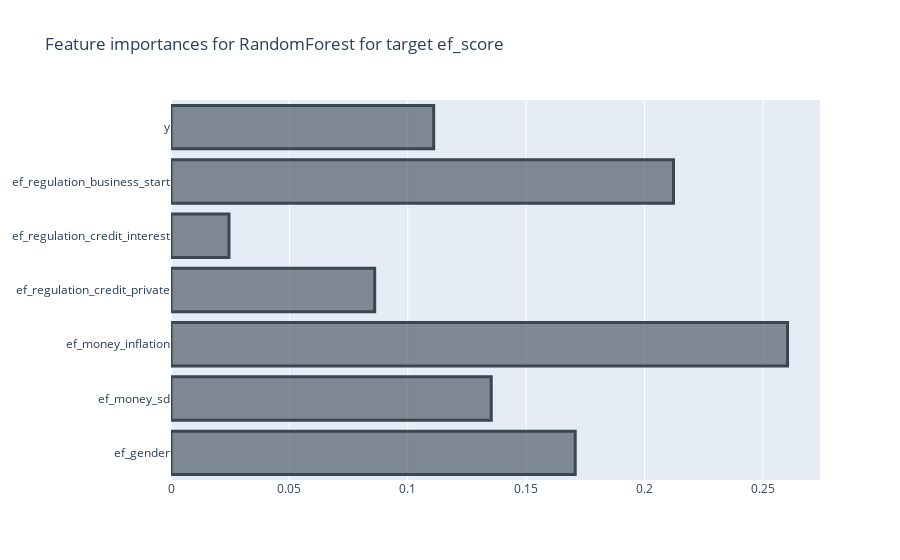
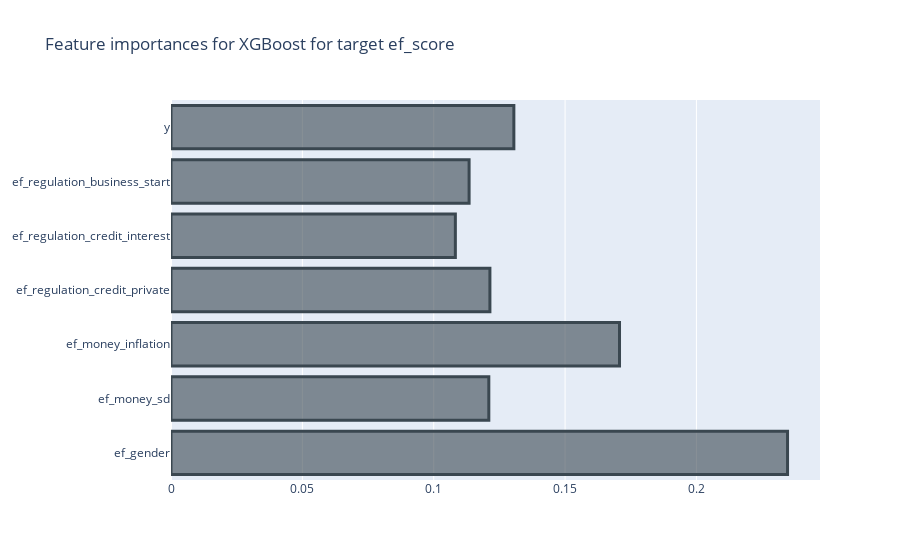
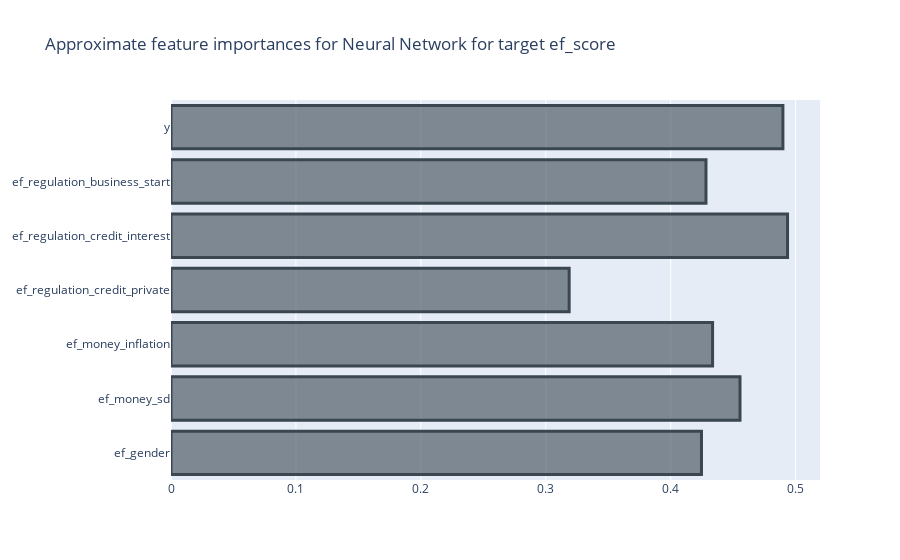
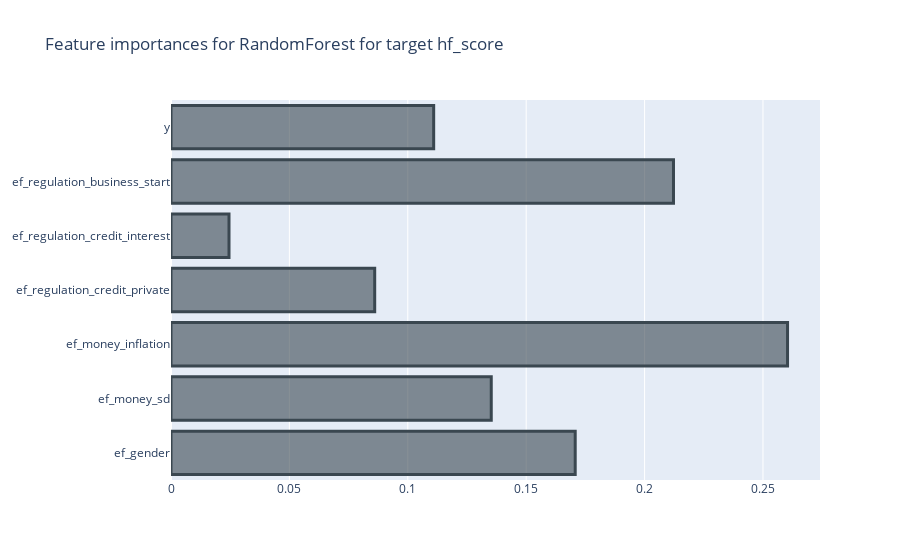

Notebook cell for these charts, in order:
### Code cell
skf = StratifiedKFold(n_splits=5)

# With stratified sampling
best_models_rf_stratified, best_models_xgb_stratified, best_models_nn_stratified = model(X_strat_train, X_strat_test, y_strat_train, y_strat_test, selected_features_dict_stratified, cv =skf)

### Figure 1 — Plotly figure (JSON) as saved in the notebook; plotly's stock layout.template omitted (floating-point values rounded to 4 significant figures)
{"data": [{"marker": {"color": "rgba(58, 71, 80, 0.6)", "line": {"color": "rgba(58, 71, 80, 1.0)", "width": 3}}, "orientation": "h", "type": "bar", "x": [0.1707, 0.1352, 0.2604, 0.08603, 0.0245, 0.2122, 0.1109], "y": ["ef_gender", "ef_money_sd", "ef_money_inflation", "ef_regulation_credit_private", "ef_regulation_credit_interest", "ef_regulation_business_start", "y"]}], "layout": {"title": {"text": "Feature importances for RandomForest for target ef_score"}}}

### Figure 2 — Plotly figure (JSON) as saved in the notebook; plotly's stock layout.template omitted (floating-point values rounded to 4 significant figures)
{"data": [{"marker": {"color": "rgba(58, 71, 80, 0.6)", "line": {"color": "rgba(58, 71, 80, 1.0)", "width": 3}}, "orientation": "h", "type": "bar", "x": [0.2347, 0.121, 0.1707, 0.1214, 0.1082, 0.1135, 0.1305], "y": ["ef_gender", "ef_money_sd", "ef_money_inflation", "ef_regulation_credit_private", "ef_regulation_credit_interest", "ef_regulation_business_start", "y"]}], "layout": {"title": {"text": "Feature importances for XGBoost for target ef_score"}}}

### Figure 3 — Plotly figure (JSON) as saved in the notebook; plotly's stock layout.template omitted (floating-point values rounded to 4 significant figures)
{"data": [{"marker": {"color": "rgba(58, 71, 80, 0.6)", "line": {"color": "rgba(58, 71, 80, 1.0)", "width": 3}}, "orientation": "h", "type": "bar", "x": [0.4247, 0.4555, 0.4335, 0.3187, 0.4936, 0.4283, 0.4898], "y": ["ef_gender", "ef_money_sd", "ef_money_inflation", "ef_regulation_credit_private", "ef_regulation_credit_interest", "ef_regulation_business_start", "y"]}], "layout": {"title": {"text": "Approximate feature importances for Neural Network for target ef_score"}}}

### Figure 4 — Plotly figure (JSON) as saved in the notebook; plotly's stock layout.template omitted (floating-point values rounded to 4 significant figures)
{"data": [{"marker": {"color": "rgba(58, 71, 80, 0.6)", "line": {"color": "rgba(58, 71, 80, 1.0)", "width": 3}}, "orientation": "h", "type": "bar", "x": [0.1707, 0.1352, 0.2604, 0.08603, 0.0245, 0.2122, 0.1109], "y": ["ef_gender", "ef_money_sd", "ef_money_inflation", "ef_regulation_credit_private", "ef_regulation_credit_interest", "ef_regulation_business_start", "y"]}], "layout": {"title": {"text": "Feature importances for RandomForest for target hf_score"}}}
